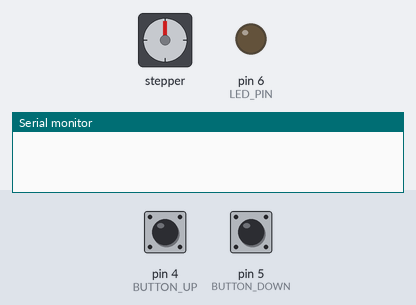
Bench run of a sketch on a simulated Arduino Uno, built with avr-gcc and run on an emulated ATmega328P. Parts: stepper motor, output pins drawn as LEDs (lit = HIGH), the last lines printed to the serial monitor. Dashed ring = blinking. Inputs (shaded band) come from the test bench; at power-on: pin 4 (BUTTON_UP) HIGH, pin 5 (BUTTON_DOWN) HIGH. Stepper angles assume 200 steps per turn.

Above: at 1.2 s.
1.3 s: pin 4 (BUTTON_UP) pulled LOW for 0.15 s
At 2.1 s:
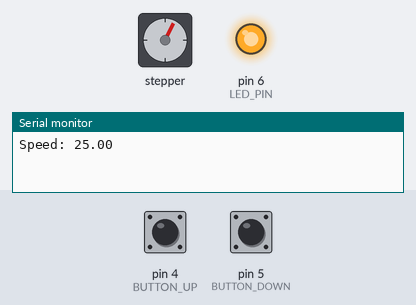
4.3 s: pin 4 (BUTTON_UP) pulled LOW for 1 s
At 5.55 s:
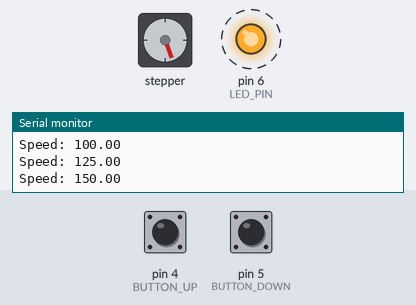
7.3 s: pin 5 (BUTTON_DOWN) pulled LOW for 3.2 s
12.0 s: pin 4 (BUTTON_UP) pulled LOW for 3.2 s
At 15.16 s:
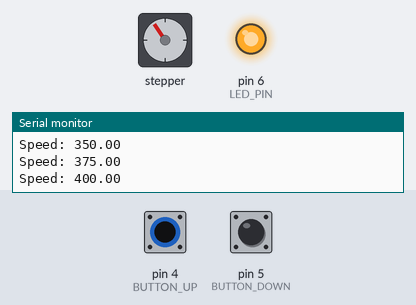
16.7 s: pin 5 (BUTTON_DOWN) pulled LOW for 0.15 s
19.8 s: pin 5 (BUTTON_DOWN) pulled LOW for 1 s
At 20.75 s:
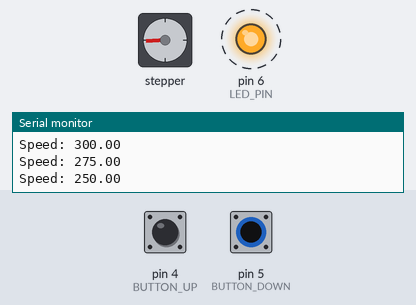
Timing chart, 0 to 26.3 s (numbered marks = the images above; inputs shaded):
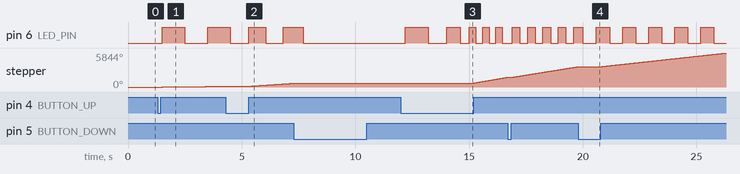

The sketch:

A4988.ino
```cpp
#include <AccelStepper.h>

// ----- Stepper motor (A4988) -----
#define STEP_PIN 3
#define DIR_PIN  2

AccelStepper stepper(AccelStepper::DRIVER, STEP_PIN, DIR_PIN);

// ----- Buttons -----
#define BUTTON_UP    4
#define BUTTON_DOWN  5

// ----- Blink LED -----
#define LED_PIN 6

// ----- Speed Levels -----
const float maxSpeed = 500;
const int totalLevels = 21;
const float speedStep = maxSpeed / (totalLevels - 1);
int currentLevel = 0;

// ----- Blink Timing -----
unsigned long lastBlinkTime = 0;
bool ledState = LOW;

void setup() {
  Serial.begin(9600);

  // Stepper setup
  stepper.setMaxSpeed(maxSpeed);
  stepper.setAcceleration(500);
  stepper.setSpeed(0);

  // Button setup
  pinMode(BUTTON_UP, INPUT_PULLUP);
  pinMode(BUTTON_DOWN, INPUT_PULLUP);

  // LED setup
  pinMode(LED_PIN, OUTPUT);
  digitalWrite(LED_PIN, LOW);
}

void loop() {
  // Handle button press
  if (digitalRead(BUTTON_UP) == LOW) {
    if (currentLevel < totalLevels - 1) {
      currentLevel++;
      stepper.setSpeed(currentLevel * speedStep);
      Serial.print("Speed: ");
      Serial.println(currentLevel * speedStep);
    }
    delay(200); // debounce
  }

  if (digitalRead(BUTTON_DOWN) == LOW) {
    if (currentLevel > 0) {
      currentLevel--;
      stepper.setSpeed(currentLevel * speedStep);
      Serial.print("Speed: ");
      Serial.println(currentLevel * speedStep);
    }
    delay(200); // debounce
  }

  // Run stepper
  stepper.runSpeed();

  // Blink LED based on current speed
  blinkSpeedLED(currentLevel);
}

// ----- Blink LED Function -----
void blinkSpeedLED(int level) {
  if (level == 0) {
    digitalWrite(LED_PIN, LOW); // stay off at level 0
    return;
  }

  // Map level to blink rate: level 1 = slow, level 20 = fast
  int blinkInterval = map(level, 1, totalLevels - 1, 1000, 100); // in ms

  unsigned long currentMillis = millis();
  if (currentMillis - lastBlinkTime >= blinkInterval) {
    lastBlinkTime = currentMillis;
    ledState = !ledState;
    digitalWrite(LED_PIN, ledState);
  }
}
```

Measured:
- after the input at 1.3 s, pin 6 (LED_PIN): LOW → HIGH after 0.20 s, → LOW 1.0 s later, → HIGH 1.0 s later; stepper: keeps turning clockwise at about 45°/s, starting after 0.20 s
- after the input at 12.0 s, pin 6 (LED_PIN): LOW → HIGH after 0.20 s, → LOW 1.0 s later, → HIGH 0.80 s later, → LOW 0.60 s later, … (10 changes in this stretch); stepper: keeps turning clockwise at about 227°/s, starting after 0.20 s
- after the input at 19.8 s, pin 6 (LED_PIN): alternates HIGH for 0.57 s and LOW for 0.57 s, starting after 0.20 s
